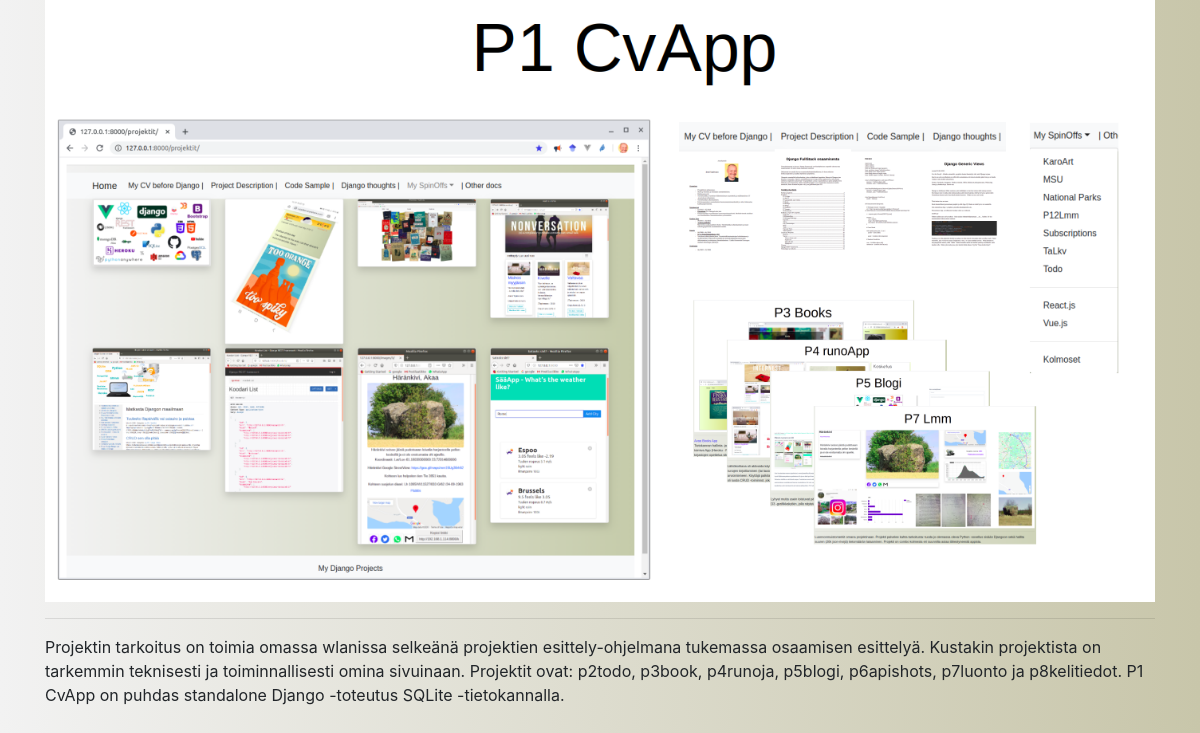
Screenshot of /projektit/1/ with the database file from the repository.
### projektit/models.py (models this page shows, shortened)
class Projekti(models.Model):
    PROJTYPE_CHOICES =[
        ('p', 'Pääprojekti'),
        ('s', 'SpinOff - Django'),
        ('j', 'SpinOff - JS'),
        ('t', 'SpinOff - thonny'),
    ]
    title = models.CharField(max_length=32, blank=True)
    projtype = models.CharField(max_length=1, blank=True, choices=PROJTYPE_CHOICES)
    shortdescription = models.TextField()
    description = models.TextField(blank=True)
    app_image = models.ImageField(blank=True)
    image = models.ImageField(blank=True)
    class Meta:
        ordering = ('shortdescription',)

### projektit/views.py (the view)
# urls.py: path('projektit/<int:pk>/', views.DetailView.as_view(), name='detail'),
class DetailView(generic.DetailView):
    model = Projekti
    '''2021-01-09 Päätös hakea aina kaikista rajapinnoista 'kaikki' data. Vaihtoehtona olisi hakea vain eilisestä eteenpäin.
    Oli käytössä Sleep- ja Readiness- rajapinnoissa.  Voi muuttaa takaisin jos tarvis, toiminnot #-merkitty'''

### projektit/templates/projektit/projekti_detail.html (shortened to what this page needs)
{% extends 'base.html' %}
{% block page_content %}
        {% load static %}
    <div class="container">
        <img  class="img-fluid" src="{% static 'images/' %}{{ projekti.image }}">
        <hr>
        <p>{{ projekti.description }}</p>
    </div>
{% endblock %}

### templates/base.html (style rules this page uses)
body { background-image: linear-gradient(to right, #f2f2f2, #c8c6aa) }

### rows the page displays
Projekti: image (picture), description "Projektin tarkoitus on toimia omassa wlanissa selkeänä projektien esittely-ohjelmana tukemassa osaamisen esittelyä. Kustakin projektista on tarkemmin teknisesti ja toiminnallisesti omina sivuinaan. Projektit ovat: p2todo, p3book, p4runoja, p5blogi, p6apishots, p7luonto ja p8kelitiedot. P1 CvApp on puhdas standalone Django -toteutus SQLite -tietokannalla."
